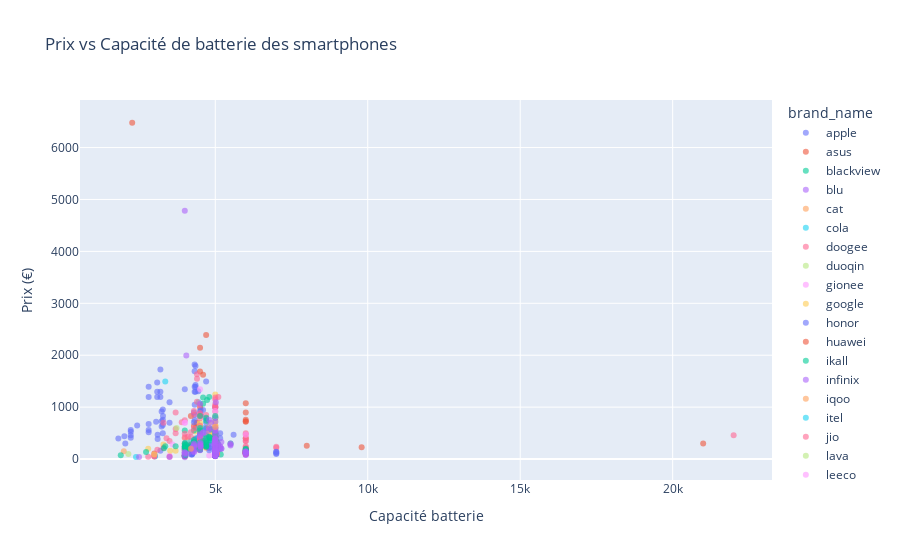

The code cell stored with this chart in its notebook:
### Markdown cell above
**Prix vs. Capacité de la batterie**

### Code cell
fig_battery_price = px.scatter(
    data,
    x='battery_capacity',
    y='price (€)',
    color='brand_name',
    title='Prix vs Capacité de batterie des smartphones',
    labels={'battery': 'Batterie (mAh)', 'price': 'Prix (€)'},
    opacity=0.6
)

fig_battery_price.update_layout(
    xaxis_title='Capacité batterie',
    yaxis_title='Prix (€)',
    bargap=0.1
)

fig_battery_price.show()

### Figure 1 — Plotly figure (JSON) as saved in the notebook; plotly's stock layout.template omitted (floating-point values rounded to 4 significant figures; data arrays with more than 128 entries replaced by an {"elided": "..."} marker saying what was removed)
{"data": [{"hovertemplate": "brand_name=apple<br>battery_capacity=%{x}<br>price (€)=%{y}<extra></extra>", "legendgroup": "apple", "marker": {"color": "#636efa", "opacity": 0.6, "symbol": "circle"}, "mode": "markers", "name": "apple", "orientation": "v", "showlegend": true, "type": "scatter", "x": [3110, 3110, 3500, 2815, 2815, 2815, 2227, 2227, 2227, 2815, 2815, 3240, 3240, 3240, 2438, 3095, 3095, 3095, 4352, 4352, 4352, 3279, 3279, 3279, 3500, 4325, 4325, 4325, 3200, 3200, 3200, 4323, 4323, 4323, 4323, 3285, 4532, 4441, 4352, 4700, 2230, 2050, 1821, 2018, 3279, 3060], "xaxis": "x", "y": [388.7, 468.4, 1095.0, 518.2, 558.1, 677.7, 408.6, 458.4, 558.1, 1195.0, 1394.0, 627.9, 727.5, 916.9, 646.8, 1195.0, 1474.0, 1295.0, 1295.0, 1793.0, 1394.0, 657.8, 757.4, 956.7, 697.5, 747.4, 847.1, 1046.0, 1196.0, 1724.0, 1295.0, 1295.0, 1824.0, 1395.0, 1693.0, 827.1, 847.0, 1305.0, 1425.0, 1494.0, 528.1, 298.9, 397.6, 437.5, 498.2, 717.5], "yaxis": "y"}, {"hovertemplate": "brand_name=asus<br>battery_capacity=%{x}<br>price (€)=%{y}<extra></extra>", "legendgroup": "asus", "marker": {"color": "#EF553B", "opacity": 0.6, "symbol": "circle"}, "mode": "markers", "name": "asus", "orientation": "v", "showlegend": true, "type": "scatter", "x": [6000, 6000, 6000, 6000, 6000, 6000, 4300], "xaxis": "x", "y": [398.6, 717.5, 727.5, 896.9, 1076.0, 757.3, 637.7], "yaxis": "y"}, {"hovertemplate": "brand_name=blackview<br>battery_capacity=%{x}<br>price (€)=%{y}<extra></extra>", "legendgroup": "blackview", "marker": {"color": "#00cc96", "opacity": 0.6, "symbol": "circle"}, "mode": "markers", "name": "blackview", "orientation": "v", "showlegend": true, "type": "scatter", "x": [5180], "xaxis": "x", "y": [89.59], "yaxis": "y"}, {"hovertemplate": "brand_name=blu<br>battery_capacity=%{x}<br>price (€)=%{y}<extra></extra>", "legendgroup": "blu", "marker": {"color": "#ab63fa", "opacity": 0.6, "symbol": "circle"}, "mode": "markers", "name": "blu", "orientation": "v", "showlegend": true, "type": "scatter", "x": [5000], "xaxis": "x", "y": [149.4], "yaxis": "y"}, {"hovertemplate": "brand_name=cat<br>battery_capacity=%{x}<br>price (€)=%{y}<extra></extra>", "legendgroup": "cat", "marker": {"color": "#FFA15A", "opacity": 0.6, "symbol": "circle"}, "mode": "markers", "name": "cat", "orientation": "v", "showlegend": true, "type": "scatter", "x": [2000], "xaxis": "x", "y": [149.5], "yaxis": "y"}, {"hovertemplate": "brand_name=cola<br>battery_capacity=%{x}<br>price (€)=%{y}<extra></extra>", "legendgroup": "cola", "marker": {"color": "#19d3f3", "opacity": 0.6, "symbol": "circle"}, "mode": "markers", "name": "cola", "orientation": "v", "showlegend": true, "type": "scatter", "x": [5000], "xaxis": "x", "y": [149.5], "yaxis": "y"}, {"hovertemplate": "brand_name=doogee<br>battery_capacity=%{x}<br>price (€)=%{y}<extra></extra>", "legendgroup": "doogee", "marker": {"color": "#FF6692", "opacity": 0.6, "symbol": "circle"}, "mode": "markers", "name": "doogee", "orientation": "v", "showlegend": true, "type": "scatter", "x": [6000, 22000], "xaxis": "x", "y": [149.5, 458.4], "yaxis": "y"}, {"hovertemplate": "brand_name=duoqin<br>battery_capacity=%{x}<br>price (€)=%{y}<extra></extra>", "legendgroup": "duoqin", "marker": {"color": "#B6E880", "opacity": 0.6, "symbol": "circle"}, "mode": "markers", "name": "duoqin", "orientation": "v", "showlegend": true, "type": "scatter", "x": [2150], "xaxis": "x", "y": [99.56], "yaxis": "y"}, {"hovertemplate": "brand_name=gionee<br>battery_capacity=%{x}<br>price (€)=%{y}<extra></extra>", "legendgroup": "gionee", "marker": {"color": "#FF97FF", "opacity": 0.6, "symbol": "circle"}, "mode": "markers", "name": "gionee", "orientation": "v", "showlegend": true, "type": "scatter", "x": [3500, 4800, 4000], "xaxis": "x", "y": [61.69, 69.75, 74.74], "yaxis": "y"}, {"hovertemplate": "brand_name=google<br>battery_capacity=%{x}<br>price (€)=%{y}<extra></extra>", "legendgroup": "google", "marker": {"color": "#FECB52", "opacity": 0.6, "symbol": "circle"}, "mode": "markers", "name": "google", "orientation": "v", "showlegend": true, "type": "scatter", "x": [3520, 3700, 2800, 4080, 4620, 4614, 5003, 5003, 4410, 4355, 5000, 4410, 4830, 5000], "xaxis": "x", "y": [159.4, 159.4, 200.5, 358.8, 328.9, 403.4, 541.1, 794.3, 299.0, 529.2, 817.2, 348.7, 538.1, 707.5], "yaxis": "y"}, {"hovertemplate": "brand_name=honor<br>battery_capacity=%{x}<br>price (€)=%{y}<extra></extra>", "legendgroup": "honor", "marker": {"color": "#636efa", "opacity": 0.6, "symbol": "circle"}, "mode": "markers", "name": "honor", "orientation": "v", "showlegend": true, "type": "scatter", "x": [4300, 4300, 4800, 4800, 4500, 4600, 5000, 5000, 5000, 4000, 5000, 4800, 5100], "xaxis": "x", "y": [328.8, 249.1, 398.5, 308.9, 548.0, 946.7, 99.65, 139.5, 139.5, 169.4, 149.4, 169.4, 279.0], "yaxis": "y"}, {"hovertemplate": "brand_name=huawei<br>battery_capacity=%{x}<br>price (€)=%{y}<extra></extra>", "legendgroup": "huawei", "marker": {"color": "#EF553B", "opacity": 0.6, "symbol": "circle"}, "mode": "markers", "name": "huawei", "orientation": "v", "showlegend": true, "type": "scatter", "x": [3000, 4500, 4400, 4500, 4700, 4500, 4600, 4000, 4500, 4200, 4300, 4000, 5000, 5000, 4200, 4360], "xaxis": "x", "y": [109.1, 2143.0, 697.5, 996.5, 2392.0, 1684.0, 1624.0, 298.9, 239.2, 219.2, 298.9, 199.2, 219.2, 229.1, 827.1, 607.9], "yaxis": "y"}, {"hovertemplate": "brand_name=ikall<br>battery_capacity=%{x}<br>price (€)=%{y}<extra></extra>", "legendgroup": "ikall", "marker": {"color": "#00cc96", "opacity": 0.6, "symbol": "circle"}, "mode": "markers", "name": "ikall", "orientation": "v", "showlegend": true, "type": "scatter", "x": [5000, 5000, 5000], "xaxis": "x", "y": [67.76, 79.72, 80.71], "yaxis": "y"}, {"hovertemplate": "brand_name=infinix<br>battery_capacity=%{x}<br>price (€)=%{y}<extra></extra>", "legendgroup": "infinix", "marker": {"color": "#ab63fa", "opacity": 0.6, "symbol": "circle"}, "mode": "markers", "name": "infinix", "orientation": "v", "showlegend": true, "type": "scatter", "x": [5000, 6000, 6000, 5000, 5000, 5000, 5000, 6000, 5000, 5000, 5000, 5000, 5000, 5000, 5000, 5000, 5000, 5000, 5000, 4500, 5000, 5000, 5000, 5000, 5000, 4500, 5000, 4500, 4500], "xaxis": "x", "y": [96.57, 99.65, 88.8, 108.1, 123.0, 179.4, 199.3, 89.68, 99.65, 129.6, 127.5, 159.4, 116.6, 129.6, 169.4, 159.4, 168.4, 189.3, 149.5, 199.3, 99.65, 169.4, 72.95, 69.75, 82.71, 179.4, 194.3, 368.7, 219.2], "yaxis": "y"}, {"hovertemplate": "brand_name=iqoo<br>battery_capacity=%{x}<br>price (€)=%{y}<extra></extra>", "legendgroup": "iqoo", "marker": {"color": "#FFA15A", "opacity": 0.6, "symbol": "circle"}, "mode": "markers", "name": "iqoo", "orientation": "v", "showlegend": true, "type": "scatter", "x": [5000, 5000, 4700, 4400, 4400, 4000, 4350, 4350, 4700, 4500, 4500, 4700, 4700, 4700, 4700, 5000, 5000, 5000, 5000, 5000, 5000, 5000, 5000, 5000, 5000, 4700, 4700, 4700, 4200, 5000, 5000, 5000], "xaxis": "x", "y": [647.8, 598.0, 587.9, 249.1, 358.7, 398.5, 348.7, 398.5, 597.9, 308.9, 348.3, 478.3, 289.0, 336.3, 229.1, 299.0, 328.8, 249.1, 144.4, 159.4, 154.5, 168.8, 184.3, 154.5, 139.4, 217.1, 279.0, 233.2, 179.4, 249.1, 149.5, 199.2], "yaxis": "y"}, {"hovertemplate": "brand_name=itel<br>battery_capacity=%{x}<br>price (€)=%{y}<extra></extra>", "legendgroup": "itel", "marker": {"color": "#19d3f3", "opacity": 0.6, "symbol": "circle"}, "mode": "markers", "name": "itel", "orientation": "v", "showlegend": true, "type": "scatter", "x": [2400, 3020, 3020, 4000, 5000, 4000, 4000, 4000, 5000, 5000], "xaxis": "x", "y": [39.85, 47.71, 59.7, 54.71, 64.68, 59.7, 69.66, 58.7, 66.76, 57.65], "yaxis": "y"}, {"hovertemplate": "brand_name=jio<br>battery_capacity=%{x}<br>price (€)=%{y}<extra></extra>", "legendgroup": "jio", "marker": {"color": "#FF6692", "opacity": 0.6, "symbol": "circle"}, "mode": "markers", "name": "jio", "orientation": "v", "showlegend": true, "type": "scatter", "x": [5000, 3500, 3000, 2800], "xaxis": "x", "y": [119.5, 46.33, 74.74, 44.84], "yaxis": "y"}, {"hovertemplate": "brand_name=lava<br>battery_capacity=%{x}<br>price (€)=%{y}<extra></extra>", "legendgroup": "lava", "marker": {"color": "#B6E880", "opacity": 0.6, "symbol": "circle"}, "mode": "markers", "name": "lava", "orientation": "v", "showlegend": true, "type": "scatter", "x": [5000, 5000, 5000, 4000], "xaxis": "x", "y": [179.3, 109.6, 89.68, 69.75], "yaxis": "y"}, {"hovertemplate": "brand_name=leeco<br>battery_capacity=%{x}<br>price (€)=%{y}<extra></extra>", "legendgroup": "leeco", "marker": {"color": "#FF97FF", "opacity": 0.6, "symbol": "circle"}, "mode": "markers", "name": "leeco", "orientation": "v", "showlegend": true, "type": "scatter", "x": [5000], "xaxis": "x", "y": [109.6], "yaxis": "y"}, {"hovertemplate": "brand_name=leitz<br>battery_capacity=%{x}<br>price (€)=%{y}<extra></extra>", "legendgroup": "leitz", "marker": {"color": "#FECB52", "opacity": 0.6, "symbol": "circle"}, "mode": "markers", "name": "leitz", "orientation": "v", "showlegend": true, "type": "scatter", "x": [5000], "xaxis": "x", "y": [1246.0], "yaxis": "y"}, {"hovertemplate": "brand_name=lenovo<br>battery_capacity=%{x}<br>price (€)=%{y}<extra></extra>", "legendgroup": "lenovo", "marker": {"color": "#636efa", "opacity": 0.6, "symbol": "circle"}, "mode": "markers", "name": "lenovo", "orientation": "v", "showlegend": true, "type": "scatter", "x": [5000, 5600], "xaxis": "x", "y": [598.0, 468.3], "yaxis": "y"}, {"hovertemplate": "brand_name=letv<br>battery_capacity=%{x}<br>price (€)=%{y}<extra></extra>", "legendgroup": "letv", "marker": {"color": "#EF553B", "opacity": 0.6, "symbol": "circle"}, "mode": "markers", "name": "letv", "orientation": "v", "showlegend": true, "type": "scatter", "x": [4000, 4000, 4000], "xaxis": "x", "y": [54.8, 59.79, 69.75], "yaxis": "y"}, {"hovertemplate": "brand_name=lg<br>battery_capacity=%{x}<br>price (€)=%{y}<extra></extra>", "legendgroup": "lg", "marker": {"color": "#00cc96", "opacity": 0.6, "symbol": "circle"}, "mode": "markers", "name": "lg", "orientation": "v", "showlegend": true, "type": "scatter", "x": [5000, 4300, 4000], "xaxis": "x", "y": [797.2, 548.1, 548.1], "yaxis": "y"}, {"hovertemplate": "brand_name=lyf<br>battery_capacity=%{x}<br>price (€)=%{y}<extra></extra>", "legendgroup": "lyf", "marker": {"color": "#ab63fa", "opacity": 0.6, "symbol": "circle"}, "mode": "markers", "name": "lyf", "orientation": "v", "showlegend": true, "type": "scatter", "x": [3500, 2500], "xaxis": "x", "y": [39.76, 38.77], "yaxis": "y"}, {"hovertemplate": "brand_name=micromax<br>battery_capacity=%{x}<br>price (€)=%{y}<extra></extra>", "legendgroup": "micromax", "marker": {"color": "#FFA15A", "opacity": 0.6, "symbol": "circle"}, "mode": "markers", "name": "micromax", "orientation": "v", "showlegend": true, "type": "scatter", "x": [5000, 5000, 5000], "xaxis": "x", "y": [69.75, 77.64, 59.79], "yaxis": "y"}, {"hovertemplate": "brand_name=motorola<br>battery_capacity=%{x}<br>price (€)=%{y}<extra></extra>", "legendgroup": "motorola", "marker": {"color": "#19d3f3", "opacity": 0.6, "symbol": "circle"}, "mode": "markers", "name": "motorola", "orientation": "v", "showlegend": true, "type": "scatter", "x": [5000, 4020, 4020, 4400, 4800, 4610, 4610, 4200, 4500, 4800, 5000, 5000, 5000, 5000, 5000, 5000, 5000, 5000, 4020, 5000, 5000, 4450, 5000, 5000, 5000, 5000, 5000, 5000, 5000, 6000, 5000, 5000, 5000, 5000, 5000, 5000, 6000, 5000, 5000, 5000, 5000, 5000, 5000, 5000, 5000, 5000, 4400, 4450, 4600, 5000, 4000, 5000], "xaxis": "x", "y": [189.3, 229.2, 249.1, 398.6, 348.8, 548.1, 598.0, 348.8, 428.4, 597.9, 578.0, 224.1, 104.6, 89.91, 89.68, 79.63, 88.29, 79.72, 318.8, 239.1, 348.7, 597.9, 199.2, 159.4, 94.67, 199.3, 99.65, 119.6, 104.6, 144.5, 109.6, 129.6, 119.6, 129.6, 169.4, 219.2, 159.4, 164.4, 149.5, 169.4, 199.2, 159.4, 259.1, 204.3, 189.3, 199.2, 239.1, 418.5, 398.6, 194.3, 114.5, 498.2], "yaxis": "y"}, {"hovertemplate": "brand_name=nokia<br>battery_capacity=%{x}<br>price (€)=%{y}<extra></extra>", "legendgroup": "nokia", "marker": {"color": "#FF6692", "opacity": 0.6, "symbol": "circle"}, "mode": "markers", "name": "nokia", "orientation": "v", "showlegend": true, "type": "scatter", "x": [3000, 5050, 5050, 5000, 5050, 5050, 4500, 6000, 4470, 4200, 6000, 6000, 6000], "xaxis": "x", "y": [52.31, 89.68, 94.67, 104.6, 119.6, 134.5, 284.0, 468.4, 179.3, 418.5, 348.8, 398.5, 498.2], "yaxis": "y"}, {"hovertemplate": "brand_name=nothing<br>battery_capacity=%{x}<br>price (€)=%{y}<extra></extra>", "legendgroup": "nothing", "marker": {"color": "#B6E880", "opacity": 0.6, "symbol": "circle"}, "mode": "markers", "name": "nothing", "orientation": "v", "showlegend": true, "type": "scatter", "x": [4500, 4500, 4500, 5000, 4700], "xaxis": "x", "y": [266.6, 358.8, 281.5, 249.1, 398.5], "yaxis": "y"}, {"hovertemplate": "brand_name=nubia<br>battery_capacity=%{x}<br>price (€)=%{y}<extra></extra>", "legendgroup": "nubia", "marker": {"color": "#FF97FF", "opacity": 0.6, "symbol": "circle"}, "mode": "markers", "name": "nubia", "orientation": "v", "showlegend": true, "type": "scatter", "x": [5050, 5000, 6000, 5000, 5000, 5000], "xaxis": "x", "y": [448.5, 607.8, 468.3, 607.9, 498.2, 348.8], "yaxis": "y"}, {"hovertemplate": "brand_name=oneplus<br>battery_capacity=%{x}<br>price (€)=%{y}<extra></extra>", "legendgroup": "oneplus", "marker": {"color": "#FECB52", "opacity": 0.6, "symbol": "circle"}, "mode": "markers", "name": "oneplus", "orientation": "v", "showlegend": true, "type": "scatter", "x": [5000, 5000, 5000, 5000, 5000, 5000, 4800, 4800, 4800, 5000, 4500, 5000, 4800, 3300, 4500, 4500, 4500, 5000, 4500, 4800, 5000, 6000, 5000, 4500, 4500, 4200, 4500, 4500, 5000, 5000, 5000, 5000, 5000, 5000, 4300, 4300, 5000, 4500, 5000, 5000, 4500, 4300], "xaxis": "x", "y": [607.9, 652.8, 747.4, 328.9, 368.7, 352.7, 448.5, 508.3, 558.1, 548.1, 697.6, 398.6, 697.6, 279.0, 645.8, 428.5, 448.5, 348.8, 288.9, 478.3, 229.1, 149.5, 229.2, 337.9, 289.0, 279.0, 298.9, 299.0, 348.8, 199.2, 219.2, 249.1, 219.2, 189.3, 199.3, 255.1, 169.3, 209.2, 169.3, 189.2, 199.3, 249.1], "yaxis": "y"}, {"hovertemplate": "brand_name=oppo<br>battery_capacity=%{x}<br>price (€)=%{y}<extra></extra>", "legendgroup": "oppo", "marker": {"color": "#636efa", "opacity": 0.6, "symbol": "circle"}, "mode": "markers", "name": "oppo", "orientation": "v", "showlegend": true, "type": "scatter", "x": [4800, 4230, 4230, 4230, 5000, 4230, 4230, 4230, 5000, 5000, 4230, 5000, 5000, 5000, 5000, 5000, 5000, 5000, 5000, 5000, 5000, 5000, 5000, 5000, 3200, 5000, 5000, 5000, 5000, 5000, 5000, 5000, 5000, 4500, 5000, 5000, 4015, 5000, 4310, 4310, 5000, 4500, 4500, 4500, 4500, 4800, 4500, 4500, 4500, 4300, 5000, 4520, 4300, 4500, 5000, 4700, 4700, 5000, 5000, 5000, 5000, 5000, 4000, 5000, 5000, 4700, 4300, 4350, 4000, 4300, 4500, 4500, 4500, 4500, 4500, 4500, 4500, 5000, 5000, 4500, 4500, 4700, 4800, 4500, 4500, 4500, 4500, 4000], "xaxis": "x", "y": [209.2, 99.56, 99.65, 114.5, 119.6, 89.68, 89.68, 109.6, 124.6, 94.67, 124.5, 139.4, 121.6, 119.5, 149.5, 134.5, 146.5, 179.3, 179.3, 129.6, 119.5, 139.2, 189.2, 139.4, 159.4, 154.4, 164.3, 154.5, 159.4, 219.2, 179.4, 189.3, 179.4, 229.1, 239.1, 308.9, 189.2, 149.4, 179.3, 199.2, 159.3, 209.3, 258.8, 258.1, 218.2, 275.7, 199.2, 278.9, 919.4, 896.8, 996.5, 946.7, 707.5, 508.2, 797.2, 697.5, 777.2, 134.4, 169.3, 169.4, 298.9, 169.3, 199.2, 328.9, 428.4, 587.9, 298.9, 385.7, 229.1, 262.9, 366.4, 448.4, 328.8, 428.4, 458.4, 458.4, 269.0, 298.9, 199.3, 284.0, 398.6, 458.4, 229.1, 259.1, 318.9, 179.4, 292.4, 1345.0], "yaxis": "y"}, {"hovertemplate": "brand_name=oukitel<br>battery_capacity=%{x}<br>price (€)=%{y}<extra></extra>", "legendgroup": "oukitel", "marker": {"color": "#EF553B", "opacity": 0.6, "symbol": "circle"}, "mode": "markers", "name": "oukitel", "orientation": "v", "showlegend": true, "type": "scatter", "x": [21000, 9800, 8000], "xaxis": "x", "y": [298.9, 229.1, 258.1], "yaxis": "y"}, {"hovertemplate": "brand_name=poco<br>battery_capacity=%{x}<br>price (€)=%{y}<extra></extra>", "legendgroup": "poco", "marker": {"color": "#00cc96", "opacity": 0.6, "symbol": "circle"}, "mode": "markers", "name": "poco", "orientation": "v", "showlegend": true, "type": "scatter", "x": [5000, 5000, 5000, 5000, 5000, 5065, 4500, 4500, 4500, 4700, 4700, 4500, 5500, 5000, 5000, 6000, 5000, 5000, 5000, 5000, 5000, 5000, 5000, 5000, 5000, 5000, 5000, 5000, 5100, 6000, 5160, 5000, 5080, 5080, 5000, 5000, 5000, 5000, 5000, 5000, 5000], "xaxis": "x", "y": [64.77, 74.74, 64.77, 72.74, 79.72, 328.9, 299.0, 259.1, 279.0, 398.6, 348.7, 428.5, 299.0, 108.5, 127.5, 114.6, 159.4, 147.5, 114.6, 134.5, 119.6, 129.6, 139.5, 129.6, 149.5, 159.4, 107.6, 144.5, 199.2, 134.5, 195.8, 149.4, 249.1, 288.9, 149.5, 164.4, 179.4, 149.5, 298.9, 209.3, 199.3], "yaxis": "y"}, {"hovertemplate": "brand_name=realme<br>battery_capacity=%{x}<br>price (€)=%{y}<extra></extra>", "legendgroup": "realme", "marker": {"color": "#ab63fa", "opacity": 0.6, "symbol": "circle"}, "mode": "markers", "name": "realme", "orientation": "v", "showlegend": true, "type": "scatter", "x": [5000, 5000, 5000, 5000, 5000, 5000, 5000, 5000, 5000, 4200, 4300, 4300, 4500, 5000, 5000, 5000, 5000, 5000, 5000, 5000, 5000, 5000, 5000, 5000, 5000, 5000, 5000, 5000, 5000, 4500, 4500, 4500, 5000, 5000, 5000, 5000, 5000, 4000, 5000, 5000, 5000, 4000, 5000, 5000, 4000, 5000, 5000, 5000, 5000, 5000, 5000, 5000, 5000, 5000, 5000, 5000, 5000, 6000, 5000, 5000, 5000, 5000, 4500, 4500, 4300, 5000, 5000, 5000, 5000, 5000, 4600, 5000, 6000, 5000, 5000, 5000, 5000, 5000, 5000, 5000, 5000, 5000, 6000, 5000, 5000, 5000, 5000, 5000, 5000, 5000, 5000, 5000, 5000, 4200, 4200, 4500, 4000], "xaxis": "x", "y": [139.5, 169.4, 144.5, 189.3, 199.3, 249.1, 279.0, 129.6, 289.0, 249.1, 129.4, 144.4, 219.2, 159.4, 179.4, 164.4, 184.4, 124.6, 139.5, 179.4, 174.4, 149.5, 159.4, 139.5, 154.5, 189.3, 229.2, 189.3, 209.3, 258.1, 229.2, 244.1, 124.6, 139.5, 149.5, 149.1, 169.4, 89.68, 64.68, 64.77, 77.23, 69.75, 69.75, 89.68, 34.87, 52.81, 62.78, 71.21, 89.59, 82.71, 89.68, 94.67, 89.2, 99.65, 117.9, 127.4, 139.5, 79.72, 288.9, 408.5, 497.9, 468.4, 308.9, 328.8, 279.0, 318.9, 249.1, 264.1, 284.0, 299.0, 348.8, 318.9, 104.6, 169.4, 199.3, 109.6, 154.5, 179.4, 149.5, 134.5, 204.2, 229.2, 114.6, 113.6, 118.4, 64.68, 89.68, 79.72, 86.9, 99.65, 149.5, 109.5, 149.4, 279.0, 249.1, 269.1, 132.3], "yaxis": "y"}, {"hovertemplate": "brand_name=redmi<br>battery_capacity=%{x}<br>price (€)=%{y}<extra></extra>", "legendgroup": "redmi", "marker": {"color": "#FFA15A", "opacity": 0.6, "symbol": "circle"}, "mode": "markers", "name": "redmi", "orientation": "v", "showlegend": true, "type": "scatter", "x": [5000, 5000, 5000], "xaxis": "x", "y": [79.72, 189.3, 199.3], "yaxis": "y"}, {"hovertemplate": "brand_name=royole<br>battery_capacity=%{x}<br>price (€)=%{y}<extra></extra>", "legendgroup": "royole", "marker": {"color": "#19d3f3", "opacity": 0.6, "symbol": "circle"}, "mode": "markers", "name": "royole", "orientation": "v", "showlegend": true, "type": "scatter", "x": [4450, 3360], "xaxis": "x", "y": [1096.0, 1495.0], "yaxis": "y"}, {"hovertemplate": "brand_name=samsung<br>battery_capacity=%{x}<br>price (€)=%{y}<extra></extra>", "legendgroup": "samsung", "marker": {"color": "#FF6692", "opacity": 0.6, "symbol": "circle"}, "mode": "markers", "name": "samsung", "orientation": "v", "showlegend": true, "type": "scatter", "x": {"elided": "132 int values"}, "xaxis": "x", "y": {"elided": "132 float values"}, "yaxis": "y"}, {"hovertemplate": "brand_name=sharp<br>battery_capacity=%{x}<br>price (€)=%{y}<extra></extra>", "legendgroup": "sharp", "marker": {"color": "#B6E880", "opacity": 0.6, "symbol": "circle"}, "mode": "markers", "name": "sharp", "orientation": "v", "showlegend": true, "type": "scatter", "x": [3730], "xaxis": "x", "y": [597.9], "yaxis": "y"}, {"hovertemplate": "brand_name=sony<br>battery_capacity=%{x}<br>price (€)=%{y}<extra></extra>", "legendgroup": "sony", "marker": {"color": "#FF97FF", "opacity": 0.6, "symbol": "circle"}, "mode": "markers", "name": "sony", "orientation": "v", "showlegend": true, "type": "scatter", "x": [4000, 5000, 3600, 4500, 4000, 5000, 5000, 4000, 4500], "xaxis": "x", "y": [697.6, 926.6, 279.0, 308.9, 697.5, 819.2, 199.2, 159.4, 1345.0], "yaxis": "y"}, {"hovertemplate": "brand_name=tcl<br>battery_capacity=%{x}<br>price (€)=%{y}<extra></extra>", "legendgroup": "tcl", "marker": {"color": "#FECB52", "opacity": 0.6, "symbol": "circle"}, "mode": "markers", "name": "tcl", "orientation": "v", "showlegend": true, "type": "scatter", "x": [3000], "xaxis": "x", "y": [89.59], "yaxis": "y"}, {"hovertemplate": "brand_name=tecno<br>battery_capacity=%{x}<br>price (€)=%{y}<extra></extra>", "legendgroup": "tecno", "marker": {"color": "#636efa", "opacity": 0.6, "symbol": "circle"}, "mode": "markers", "name": "tecno", "orientation": "v", "showlegend": true, "type": "scatter", "x": [5000, 5000, 5000, 5000, 5000, 5000, 5000, 4700, 5000, 5160, 5160, 4000, 5000, 7000, 7000, 7000, 6000, 6000, 6000, 7000, 6000, 5000, 5000, 5000, 5000, 5000, 5000, 5000, 5000, 5000, 5000, 5000, 5000], "xaxis": "x", "y": [114.6, 147.0, 149.5, 179.3, 219.2, 179.4, 209.3, 259.1, 229.2, 398.6, 498.3, 69.75, 62.78, 109.6, 99.65, 137.5, 119.6, 159.4, 154.5, 139.4, 154.5, 89.68, 87.69, 73.74, 88.6, 79.72, 89.68, 83.61, 79.72, 99.65, 89.38, 62.28, 69.75], "yaxis": "y"}, {"hovertemplate": "brand_name=vertu<br>battery_capacity=%{x}<br>price (€)=%{y}<extra></extra>", "legendgroup": "vertu", "marker": {"color": "#EF553B", "opacity": 0.6, "symbol": "circle"}, "mode": "markers", "name": "vertu", "orientation": "v", "showlegend": true, "type": "scatter", "x": [2275], "xaxis": "x", "y": [6478.0], "yaxis": "y"}, {"hovertemplate": "brand_name=vivo<br>battery_capacity=%{x}<br>price (€)=%{y}<extra></extra>", "legendgroup": "vivo", "marker": {"color": "#00cc96", "opacity": 0.6, "symbol": "circle"}, "mode": "markers", "name": "vivo", "orientation": "v", "showlegend": true, "type": "scatter", "x": [4500, 4600, 4600, 5000, 5000, 5000, 5000, 5000, 5000, 5000, 4700, 4700, 5000, 5000, 5000, 4700, 4500, 6000, 4700, 5000, 5000, 5000, 3315, 3700, 4500, 4000, 4000, 4100, 4000, 4000, 4300, 4000, 4200, 4200, 4300, 4300, 4050, 4050, 4500, 4500, 4830, 4830, 4500, 4800, 4700, 5000, 5000, 5000, 4800, 4600, 4600, 4730, 5000, 4500, 4500, 4700, 4500, 4810, 4870, 4700, 5000, 5000, 5000, 5000, 5000, 5000, 5000, 5000, 5000, 5000, 5000, 5000, 5000, 5000, 5000, 5000, 5000, 5000, 5000, 5000, 5000, 5000, 5000, 5000, 5000, 5000, 5000, 5000, 1900, 5000, 5000, 5000, 5000, 5000, 5000, 6000, 5000, 5000, 2730, 5000, 6000, 3360, 4000, 6000, 4050, 5000, 4500, 4500, 4030, 4030, 4030], "xaxis": "x", "y": [299.0, 298.9, 353.8, 498.2, 144.5, 159.4, 179.4, 159.4, 169.3, 199.2, 239.2, 249.1, 129.6, 149.5, 119.6, 249.1, 298.9, 189.2, 318.8, 99.56, 119.5, 89.59, 209.2, 249.2, 278.9, 231.9, 269.1, 189.3, 249.1, 239.1, 328.9, 299.0, 249.1, 279.0, 318.9, 368.7, 269.0, 219.2, 318.9, 279.0, 398.6, 358.8, 199.2, 428.4, 278.9, 438.5, 288.9, 328.8, 1196.0, 1066.0, 1186.0, 1136.0, 827.1, 548.1, 598.0, 797.3, 827.1, 418.5, 568.0, 737.5, 79.72, 77.64, 89.68, 79.72, 89.59, 124.5, 298.9, 94.58, 109.6, 99.65, 119.5, 124.6, 84.7, 104.5, 84.7, 99.65, 104.6, 124.5, 199.3, 139.4, 99.56, 134.4, 124.6, 149.4, 154.5, 144.5, 164.4, 149.4, 74.74, 129.5, 166.3, 159.4, 184.4, 139.5, 154.4, 119.6, 229.1, 209.2, 134.4, 219.2, 199.2, 249.2, 199.2, 169.3, 199.2, 219.2, 179.3, 249.1, 81.71, 179.4, 149.5], "yaxis": "y"}, {"hovertemplate": "brand_name=xiaomi<br>battery_capacity=%{x}<br>price (€)=%{y}<extra></extra>", "legendgroup": "xiaomi", "marker": {"color": "#ab63fa", "opacity": 0.6, "symbol": "circle"}, "mode": "markers", "name": "xiaomi", "orientation": "v", "showlegend": true, "type": "scatter", "x": {"elided": "134 int values"}, "xaxis": "x", "y": {"elided": "134 float values"}, "yaxis": "y"}, {"hovertemplate": "brand_name=zte<br>battery_capacity=%{x}<br>price (€)=%{y}<extra></extra>", "legendgroup": "zte", "marker": {"color": "#FFA15A", "opacity": 0.6, "symbol": "circle"}, "mode": "markers", "name": "zte", "orientation": "v", "showlegend": true, "type": "scatter", "x": [4200, 5000], "xaxis": "x", "y": [199.3, 617.8], "yaxis": "y"}], "layout": {"bargap": 0.1, "legend": {"title": {"text": "brand_name"}, "tracegroupgap": 0}, "title": {"text": "Prix vs Capacité de batterie des smartphones"}, "xaxis": {"anchor": "y", "domain": [0, 1], "title": {"text": "Capacité batterie"}}, "yaxis": {"anchor": "x", "domain": [0, 1], "title": {"text": "Prix (€)"}}}}
